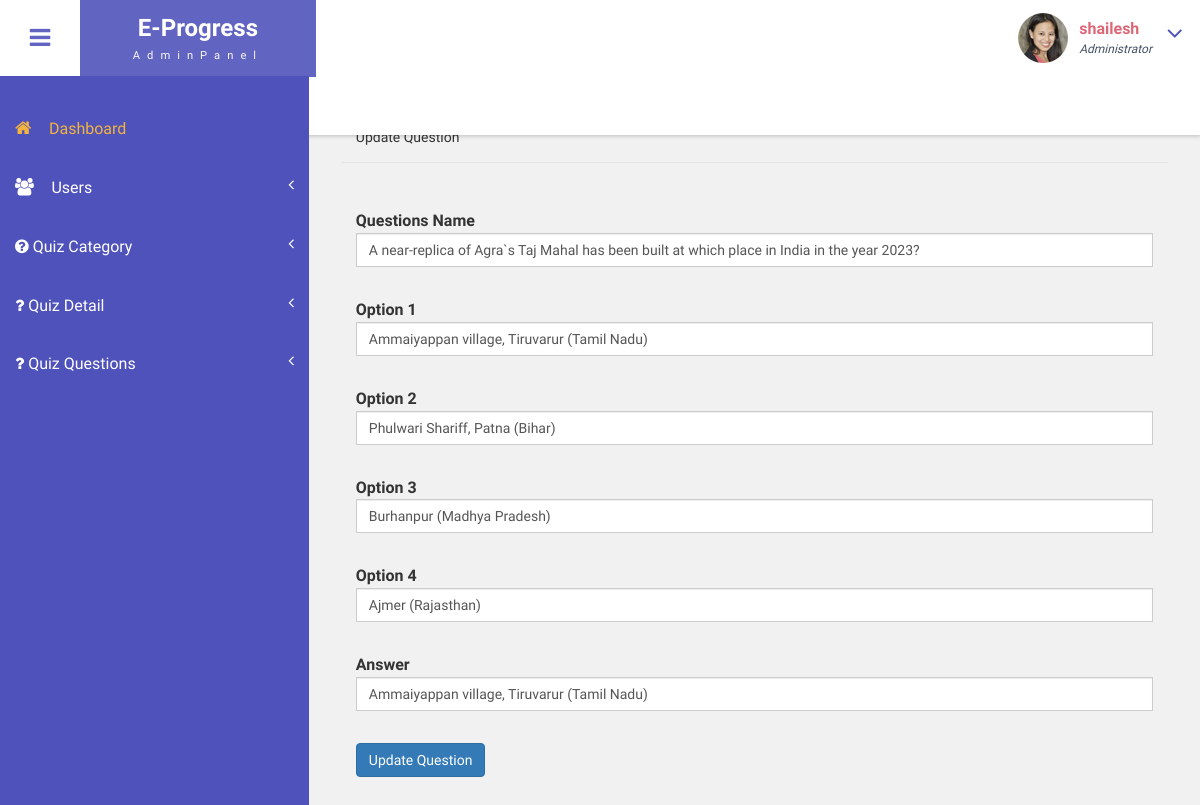
Page /questionedit?id=1 (signed in) on the earlier database version.
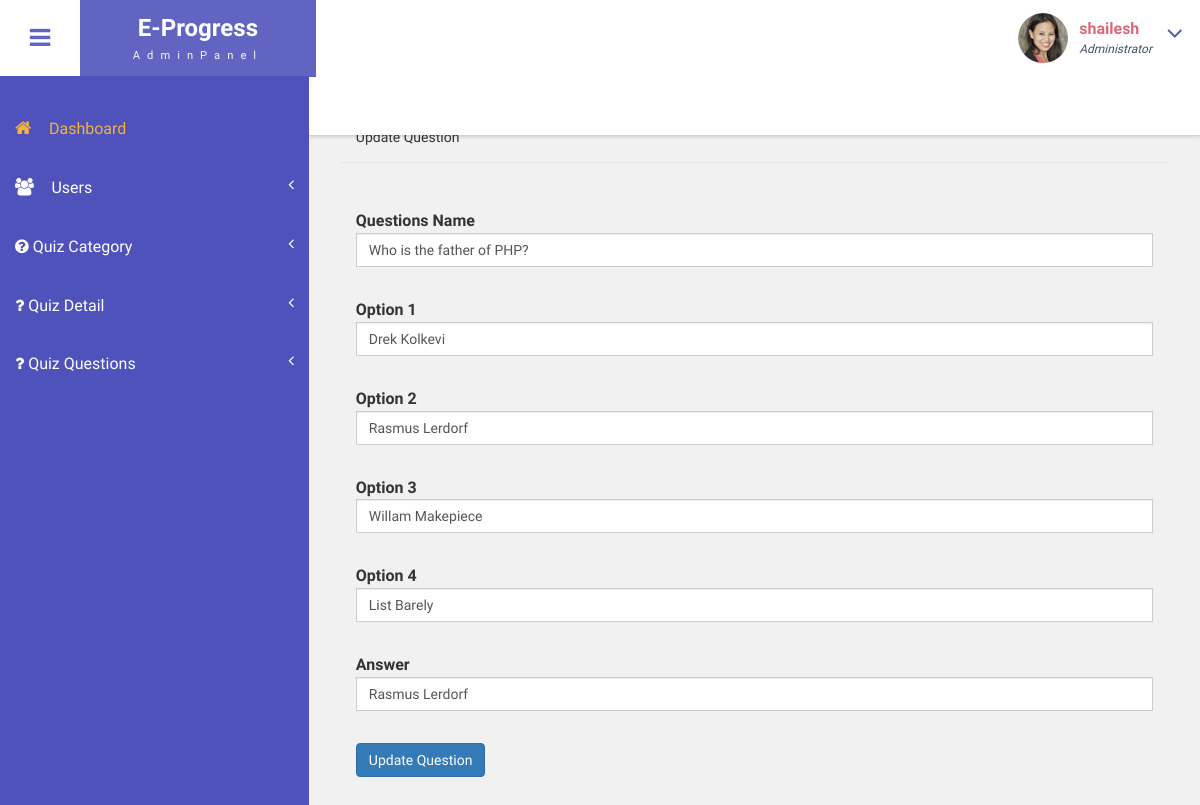
Same page on the later database version.
### tables this page shows
CREATE TABLE `questions` (
  `id` int(11) NOT NULL,
  `questions_name` varchar(255) NOT NULL,
  `option_1` varchar(255) NOT NULL,
  `option_2` varchar(255) NOT NULL,
  `option_3` varchar(255) NOT NULL,
  `option_4` varchar(255) NOT NULL,
  `answer` varchar(255) NOT NULL,
  `quiz_id` varchar(10) NOT NULL,
  `create_at` timestamp NOT NULL DEFAULT current_timestamp(),
  `update_at` timestamp NOT NULL DEFAULT current_timestamp()
);

### index.php (called while the page is built)
<?php
require_once("Controller/Controller.php");
?>

### Model/Model.php (called while the page is built, shortened)
<?php
class Model
{
    function __construct(protected $connection = null)
    {
        try {
            $this->connection = new mysqli("localhost", "root", "", "project_oes");
        } catch (\Exception $e) {
            $ErrorMsg = PHP_EOL . "Error Date Time >>> " . date('d-m-Y h:i:s A') . PHP_EOL . "Error Msg >>> " . $e->getMessage() . PHP_EOL;
            if (!file_exists('log')) {
                mkdir("log");
            }
            $FileName = date('d_m_Y');
            file_put_contents("log/" . $FileName . "_log.txt", $ErrorMsg, FILE_APPEND);
        }
    }
    function Select($tbl, $where = null)
    {
        $SQL = " SELECT * FROM $tbl";
        if ($where != null || $where != "") {
            $SQL .= " WHERE";
            foreach ($where as $key => $value) {
                $SQL .= " $key = '$value' AND";
            }
            $SQL = rtrim($SQL, "AND");
        }
        $SQLEx = $this->connection->query($SQL);
        if ($SQLEx->num_rows > 0) {
            while ($data = $SQLEx->fetch_object()) {
                $FetchData[] = $data;
            }
            $Responce['Code'] = "1";
            $Responce['Msg'] = "Msg";
            $Responce['Data'] = $FetchData;
        } else {
            $Responce['Code'] = "0";
            $Responce['Msg'] = "Try Again";
            $Responce['Data'] = "0";
        }
        return $Responce;
    }
}
?>

### View/Admin/quiz/questionspage/editquestion.php (the view)
<div id="page-wrapper">
    <div class="main-page">
        <form method="post">
            <div class="modal-header">
                <h5 class="modal-title" id="exampleModalLabel">Update Question</h5>
            </div>
            <div class="modal-body">
                <div class="row ">
                    <div class="col">
                        <label for="questions_name" class="form-label">Questions Name</label>
                        <input type="text" name="questions_name" id="questions_name" value="<?php echo $EditQuestionRes['Data'][0]->questions_name; ?>" class="form-control" required>
                    </div>
                </div>
                <div class="row ">
                    <div class="col">
                        <label for="option_1" class="form-label">Option 1</label>
                        <input type="text" name="option_1" id="option_1" value="<?php echo $EditQuestionRes['Data'][0]->option_1; ?>" class="form-control" required>
                    </div>
                </div>
                <div class="row ">
                    <div class="col">
                        <label for="option_2" class="form-label">Option 2</label>
                        <input type="text" name="option_2" id="option_2" value="<?php echo $EditQuestionRes['Data'][0]->option_2; ?>" class="form-control" required>
                    </div>
                </div>
                <div class="row ">
                    <div class="col">
                        <label for="option_3" class="form-label">Option 3</label>
                        <input type="text" name="option_3" id="option_3" value="<?php echo $EditQuestionRes['Data'][0]->option_3; ?>" class="form-control" required>
                    </div>
                </div>
                <div class="row ">
                    <div class="col">
                        <label for="option_4" class="form-label">Option 4</label>
                        <input type="text" name="option_4" id="option_4" value="<?php echo $EditQuestionRes['Data'][0]->option_4; ?>" class="form-control" required>
                    </div>
                </div>
                <div class="row ">
                    <div class="col">
                        <label for="answer" class="form-label">Answer</label>
                        <input type="text" name="answer" id="answer" value="<?php echo $EditQuestionRes['Data'][0]->answer; ?>" class="form-control" required>
                    </div>
                </div>
                <div class="row ">
                    <div class="col">
                        <button type="submit" name="updatequestion" id="updatequestion" class="btn btn-primary">Update Question</button>
                    </div>
                </div>
        </form>
    </div>
</div>

Differences in the rows shown:
changed questions: questions_name "A near-replica of Agra`s Taj Mahal has been built at which place in India in the year 2023?" → "Who is the father of PHP?"; option_1 "Ammaiyappan village, Tiruvarur (Tamil Nadu)" → "Drek Kolkevi"; option_2 "Phulwari Shariff, Patna (Bihar)" → "Rasmus Lerdorf"; option_3 "Burhanpur (Madhya Pradesh)" → "Willam Makepiece"; option_4 "Ajmer (Rajasthan)" → "List Barely"; answer "Ammaiyappan village, Tiruvarur (Tamil Nadu)" → "Rasmus Lerdorf"
